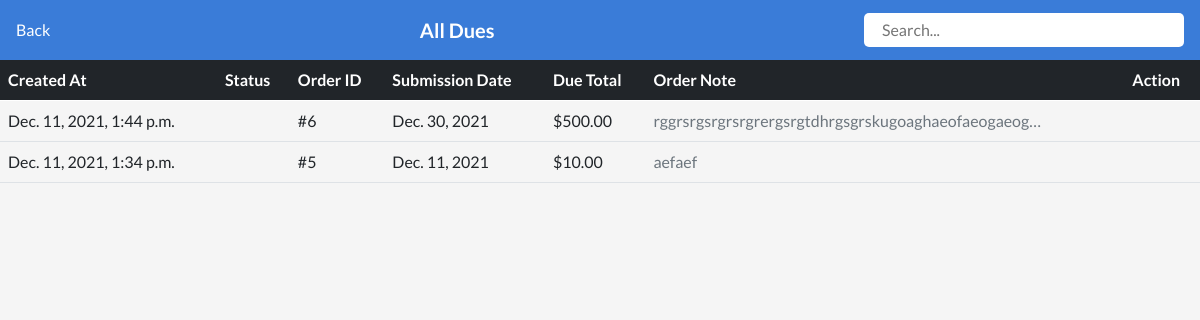
/restaurant/all-dues/7/ (signed in), run on the app's committed database.
### restaurant/models.py (models this page shows, shortened)
class DueModel(models.Model):
    created_at = models.DateTimeField(auto_now_add=True, null=True)
    shop = models.ForeignKey(Shop, on_delete=models.SET_NULL, null=True)
    customer = models.ForeignKey(Customer, on_delete=models.SET_NULL, null=True)
    order_note = models.TextField()
    submission_date = models.DateField()
    items = models.ManyToManyField(CartItems)
    due_total = models.DecimalField(decimal_places=2, max_digits=10, default=0.00)
    due_clear = models.BooleanField(default=False, null=True)
    class Meta:
        ordering = ["-id"]

### restaurant/views.py (the view)
# urls.py: path("all-dues/<int:shop_id>/", restaurantAllDuesView, name="restaurant-all-dues"),
def restaurantAllDuesView(request, shop_id):
    shopId = get_object_or_404(Shop, pk=shop_id)
    if shopId.user == request.user:
        dues = DueModel.objects.filter(shop=shopId)
        args = {
            "dues": dues,
            "shopId": shopId,
        }
        return render(request, "restaurant/restaurantAllDues.html", args)
    else:
        return redirect("warning")

### restaurant/templates/restaurant/restaurantAllDues.html (shortened to what this page needs)
{% extends "restaurant/base.html" %}
{% load static %}
{% block content %}
<link rel="stylesheet" href="{% static 'css/restaurant/restaurantAllPayments.css' %}" />
{% include "restaurant/sidebar.html" %}
<section class="restaurant__allPaymentContent">
    <div id="restaurant__allPaymentHeader" class="d-flex justify-content-between align-items-center px-3">
        <section>
            <a href="{% url 'open-restaurant' shopId.id %}" class="text-white">
                 Back
            </a>
        </section>
        <section class="restaurant__allOrdersHeaderTitle">
            <h5 class="text-white fw-bold">All Dues</h5>
        </section>
        <section>
            <div class="d-flex align-items-center restaurant__allPaymentsSearchContent bg-white px-2 py-1 pe-1">
                <input onkeyup="matchName(this)" class="w-100" type="search" placeholder="Search..." />
            </div>
        </section>
    </div>
    <div class="restaurant__allPaymentTableSection">
        <section class="table-responsive">
            <table class="table">
                <thead class="table-dark">
                <tr>
                    <th scope="col">Created At</th>
                    <th scope="col">Status</th>
                    <th scope="col" colspan="2">Order ID</th>
                    <th scope="col">Submission Date</th>
                    <th scope="col">Due Total</th>
                    <th scope="col">Order Note</th>
                    <th scope="col">Action</th>
                </tr>
                </thead>
                <tbody class="restaurant__allPaymentDueTable">
                    {% for o in dues %}
                    <tr>
                        <td>
                            <a href="{% url 'restaurant-due-details' shopId.id o.id %}" class="w-100 d-flex text-dark restaurant__orderDate">
                                {{ o.created_at }}
                            </a>
                        </td>
                        <td>
                        </td>
                        <td colspan="2">
                            <a href="{% url 'restaurant-due-details' shopId.id o.id %}" class="w-100 d-flex text-dark restaurant__paymentOrderId">
                                #{{ o.id }}
                            </a>
                        </td>
                        <td>
                            <a href="{% url 'restaurant-due-details' shopId.id o.id %}" class="w-100 d-flex text-dark restaurant__paymentCustName">
                                {{o.submission_date}}
                            </a>
                        </td>
                        <td>
                            <a href="{% url 'restaurant-due-details' shopId.id o.id %}" class="w-100 d-flex text-dark restaurant__grandTotal">
                                ${{o.due_total}}
                            </a>
                        </td>
                        <td>
                            <a href="{% url 'restaurant-due-details' shopId.id o.id %}" class="w-100 d-flex text-muted restaurant__change">
                                {{o.order_note|truncatechars:50}}
                            </a>
                        </td>
                        <td>
                        </td>
                    </tr>
                    {% endfor %}
                </tbody>
            </table>
        </section>
    </div>
</section>
{% endblock %}

### static/css/restaurant/base.css (style rules this page uses)
*, *::before, *::after { box-sizing: border-box; list-style: none !important; text-decoration: none !important; font-family: 'Lato', sans-serif; }
:root { --background-primary: #f5f5f5; --blue-primary: #3a7cd8; --blue-second-primary: #CAE8F4; --dark-primary: #111; --green-primary: #4EC274; --dark-blue-primary: #434C55; --white-primary: #fff; --blue-third-primary: #bfdeff; --green-primary: #198E6C; }
body { background-color: var(--background-primary); }

### static/css/restaurant/restaurantAllPayments.css (style rules this page uses)
#restaurant__allPaymentHeader { background-color: var(--blue-primary); padding-top: 0.8rem; padding-bottom: 0.8rem; }
.restaurant__allOrdersHeaderTitle > h5 { margin-block-start: 0 !important; margin-block-end: 0 !important; }
.restaurant__allPaymentsSearchContent { width: 20rem; border-radius: 5px; }
.restaurant__allPaymentsSearchContent > input { outline: none; border: none; }

### data on the page
DueModel: created_at "Dec. 11, 2021, 1:44 p.m.", id "6", submission_date "Dec. 30, 2021", due_total "500.00", order_note "rggrsrgsrgrsrgrergsrgtdhrgsgrskugoaghaeofaeogaeog…"
DueModel: created_at "Dec. 11, 2021, 1:34 p.m.", id "5", submission_date "Dec. 11, 2021", due_total "10.00", order_note "aefaef"
